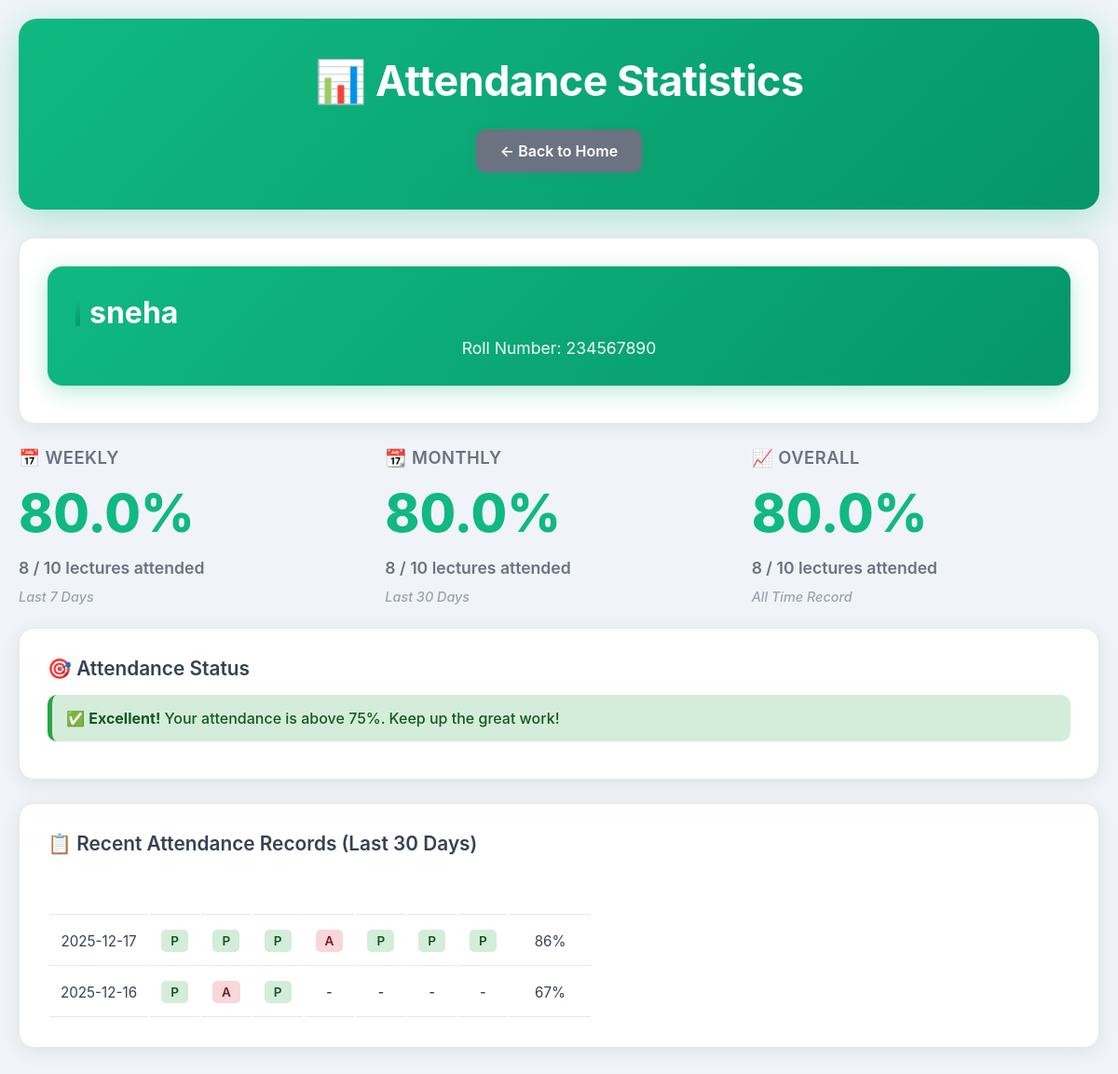
The page /statistics/5 on the database its author committed.
### tables this page shows
CREATE TABLE students
                 (id INTEGER PRIMARY KEY AUTOINCREMENT,
                  name TEXT NOT NULL,
                  roll_number TEXT UNIQUE NOT NULL);

CREATE TABLE attendance
                 (id INTEGER PRIMARY KEY AUTOINCREMENT,
                  student_id INTEGER,
                  date TEXT NOT NULL,
                  lecture_number INTEGER NOT NULL,
                  status TEXT NOT NULL,
                  FOREIGN KEY (student_id) REFERENCES students(id),
                  UNIQUE(student_id, date, lecture_number));

### app.py (the view)
@app.route('/statistics/<int:student_id>')
def statistics(student_id):
    conn = sqlite3.connect('attendance.db')
    c = conn.cursor()
    c.execute('SELECT name, roll_number FROM students WHERE id = ?', (student_id,))
    student = c.fetchone()
    if not student:
        return "Student not found", 404
    week_ago = (datetime.now() - timedelta(days=7)).strftime('%Y-%m-%d')
    c.execute('''SELECT COUNT(*) FROM attendance
                 WHERE student_id = ? AND date >= ? AND status = 'present' ''',
             (student_id, week_ago))
    weekly_present = c.fetchone()[0]
    c.execute('''SELECT COUNT(*) FROM attendance
                 WHERE student_id = ? AND date >= ?''',
             (student_id, week_ago))
    weekly_total = c.fetchone()[0]
    month_ago = (datetime.now() - timedelta(days=30)).strftime('%Y-%m-%d')
    c.execute('''SELECT COUNT(*) FROM attendance
                 WHERE student_id = ? AND date >= ? AND status = 'present' ''',
             (student_id, month_ago))
    monthly_present = c.fetchone()[0]
    c.execute('''SELECT COUNT(*) FROM attendance
                 WHERE student_id = ? AND date >= ?''',
             (student_id, month_ago))
    monthly_total = c.fetchone()[0]
    c.execute('''SELECT COUNT(*) FROM attendance
                 WHERE student_id = ? AND status = 'present' ''',
             (student_id,))
    overall_present = c.fetchone()[0]
    c.execute('SELECT COUNT(*) FROM attendance WHERE student_id = ?', (student_id,))
    overall_total = c.fetchone()[0]
    c.execute('''SELECT date, lecture_number, status FROM attendance
                 WHERE student_id = ? AND date >= ?
                 ORDER BY date DESC, lecture_number''',
             (student_id, month_ago))
    records = c.fetchall()
    conn.close()
    weekly_percentage = (weekly_present / weekly_total * 100) if weekly_total > 0 else 0
    monthly_percentage = (monthly_present / monthly_total * 100) if monthly_total > 0 else 0
    overall_percentage = (overall_present / overall_total * 100) if overall_total > 0 else 0
    return render_template('statistics.html',
                          student=student,
                          weekly_present=weekly_present,
                          weekly_total=weekly_total,
                          weekly_percentage=weekly_percentage,
                          monthly_present=monthly_present,
                          monthly_total=monthly_total,
                          monthly_percentage=monthly_percentage,
                          overall_present=overall_present,
                          overall_total=overall_total,
                          overall_percentage=overall_percentage,
                          records=records)

### templates/statistics.html (shortened to what this page needs)
<!DOCTYPE html>
<html lang="en">
  <head>
    <link
      rel="stylesheet"
      href="{{ url_for('static', filename='style.css') }}"
    />
  </head>
  <body>
    <div class="container">
      <header>
        <h1>📊 Attendance Statistics</h1>
        <a
          href="/"
          class="btn btn-secondary"
          style="display: inline-block; margin-top: 15px"
          >← Back to Home</a
        >
      </header>
      <div class="card">
        <div class="student-header">
          <h2>{{ student[0] }}</h2>
          <p style="font-size: 1.1rem; margin-top: 8px; opacity: 0.95">
            Roll Number: {{ student[1] }}
          </p>
        </div>
      </div>
      <div class="stats-grid">
        <div class="stat-card">
          <h3>📅 Weekly</h3>
          <div
            class="stat-percentage"
            style="color: {% if weekly_percentage >= 75 %}#10b981{% elif weekly_percentage >= 60 %}#f59e0b{% else %}#ef4444{% endif %}"
          >
            {{ "%.1f"|format(weekly_percentage) }}%
          </div>
          <p class="stat-detail">
            {{ weekly_present }} / {{ weekly_total }} lectures attended
          </p>
          <p class="stat-label">Last 7 Days</p>
        </div>
        <div class="stat-card">
          <h3>📆 Monthly</h3>
          <div
            class="stat-percentage"
            style="color: {% if monthly_percentage >= 75 %}#10b981{% elif monthly_percentage >= 60 %}#f59e0b{% else %}#ef4444{% endif %}"
          >
            {{ "%.1f"|format(monthly_percentage) }}%
          </div>
          <p class="stat-detail">
            {{ monthly_present }} / {{ monthly_total }} lectures attended
          </p>
          <p class="stat-label">Last 30 Days</p>
        </div>
        <div class="stat-card">
          <h3>📈 Overall</h3>
          <div
            class="stat-percentage"
            style="color: {% if overall_percentage >= 75 %}#10b981{% elif overall_percentage >= 60 %}#f59e0b{% else %}#ef4444{% endif %}"
          >
            {{ "%.1f"|format(overall_percentage) }}%
          </div>
          <p class="stat-detail">
            {{ overall_present }} / {{ overall_total }} lectures attended
          </p>
          <p class="stat-label">All Time Record</p>
        </div>
      </div>
      <div class="card">
        <h3>🎯 Attendance Status</h3>
        {% if overall_percentage >= 75 %}
        <div class="alert alert-success">
          ✅ <strong>Excellent!</strong> Your attendance is above 75%. Keep up
          the great work!
        </div>
        {% elif overall_percentage >= 60 %}
        <div class="alert alert-warning">
          ⚠️ <strong>Warning!</strong> Your attendance is below 75%. You need to
          improve to avoid issues.
        </div>
        {% else %}
        <div class="alert alert-danger">
          ❌ <strong>Critical!</strong> Your attendance is below 60%. Immediate
          improvement is required!
        </div>
        {% endif %}
      </div>
      <div class="card">
        <h3>📋 Recent Attendance Records (Last 30 Days)</h3>
        {% if records %}
        <div class="records-table">
          <table>
            <thead>
              <tr>
                <th>Date</th>
                <th>L1</th>
                <th>L2</th>
                <th>L3</th>
                <th>L4</th>
                <th>L5</th>
                <th>L6</th>
                <th>L7</th>
                <th>Daily %</th>
              </tr>
            </thead>
            <tbody>
              {% set current_date = None %} {% set daily_records = {} %}  {% for record in records %} {% set date =
              record[0] %}
              daily_records[date].__setitem__(record[1], record[2]) %} {% endfor
              %}  {% for date, lectures in
              daily_records.items() %}
              <tr>
                <td>{{ date }}</td>
                {% for i in range(1, 8) %}
                <td>
                  {% if i in lectures %} {% if lectures[i] == 'present' %}
                  <span class="status-badge present">P</span>
                  {% else %}
                  <span class="status-badge absent">A</span>
                  {% endif %} {% else %}
                  <span class="status-badge">-</span>
                  {% endif %}
                </td>
                {% endfor %}
                <td>
                  {% set present_count = lectures.values()|select("equalto",
                  "present")|list|length %} {% set total_count = lectures|length
                  %} {% if total_count > 0 %} {{ "%.0f"|format((present_count /
                  total_count * 100)) }}% {% else %} - {% endif %}
                </td>
              </tr>
              {% endfor %}
            </tbody>
          </table>
        </div>
        {% else %}
        <p class="no-data">
          📋 No attendance records found for the last 30 days. Start marking
          attendance to see your records here!
        </p>
        {% endif %}
      </div>
    </div>
  </body>
</html>

### static/style.css (style rules this page uses)
* { margin: 0; padding: 0; box-sizing: border-box; }
body { font-family: -apple-system, BlinkMacSystemFont, 'Segoe UI', Roboto, 'Helvetica Neue', Arial, sans-serif; background: #f0f4f8; min-height: 100vh; padding: 20px; }
.container { max-width: 1400px; margin: 0 auto; }
header { text-align: center; background: linear-gradient(135deg, #10b981 0%, #059669 100%); color: white; margin-bottom: 30px; padding: 40px 20px; border-radius: 20px; box-shadow: 0 10px 40px rgba(16, 185, 129, 0.3); }
header h1 { font-size: 2.8rem; margin-bottom: 10px; font-weight: 700; letter-spacing: -0.5px; }
.card { background: white; border-radius: 16px; padding: 30px; margin-bottom: 25px; box-shadow: 0 4px 20px rgba(0,0,0,0.08); border: 1px solid #e5e7eb; transition: all 0.3s; }
.card h2 { color: #1f2937; margin-bottom: 24px; font-size: 1.75rem; font-weight: 700; display: flex; align-items: center; gap: 10px; }
.card h2::before { content: ""; display: inline-block; width: 5px; height: 28px; background: linear-gradient(135deg, #10b981 0%, #059669 100%); border-radius: 3px; }
.card h3 { color: #374151; margin-bottom: 16px; font-size: 1.3rem; font-weight: 600; }
.btn { padding: 13px 26px; border: none; border-radius: 10px; font-size: 1rem; cursor: pointer; transition: all 0.2s; text-decoration: none; display: inline-block; font-weight: 600; text-align: center; white-space: nowrap; }
.btn-secondary { background: #6b7280; color: white; box-shadow: 0 2px 8px rgba(107, 114, 128, 0.25); }
.student-header { text-align: center; padding: 30px; background: linear-gradient(135deg, #10b981 0%, #059669 100%); color: white; border-radius: 16px; margin-bottom: 10px; box-shadow: 0 6px 25px rgba(16, 185, 129, 0.3); }
.student-header h2 { color: white; margin-bottom: 8px; font-weight: 700; font-size: 2rem; }
.stats-grid { display: grid; grid-template-columns: repeat(auto-fit, minmax(250px, 1fr)); gap: 20px; margin-bottom: 25px; }
.stat-card h3 { color: #6b7280; margin-bottom: 18px; font-size: 1.15rem; font-weight: 600; text-transform: uppercase; letter-spacing: 0.5px; }
.stat-percentage { font-size: 3.5rem; font-weight: 800; margin: 20px 0; line-height: 1; }
.stat-detail { color: #6b7280; font-size: 1.1rem; margin: 12px 0; font-weight: 600; }
.stat-label { color: #9ca3af; font-size: 0.95rem; font-weight: 500; margin-top: 8px color: #999; font-size: 0.9rem; font-style: italic; }
.alert { padding: 15px; border-radius: 10px; margin: 10px 0; font-weight: 500; }
.alert-success { background: #d4edda; color: #155724; border-left: 5px solid #28a745; }
th, td { padding: 14px 12px; text-align: center; border-bottom: 1px solid #e5e7eb; }
th { font-weight: 700; color: white; font-size: 0.9rem; text-transform: uppercase; letter-spacing: 0.5px; }
td { font-size: 0.95rem; color: #374151; }
.status-badge.absent { background: #fee2e2; color: #991b1b; border: 1px solid #ef444 font-size: 0.9rem; }
.status-badge { display: inline-block; padding: 4px 10px; border-radius: 5px; font-weight: 600; font-size: 0.85rem; }
.status-badge.present { background: #d4edda; color: #155724; }
.status-badge.absent { background: #f8d7da; color: #721c24; }

### rows shown on the page
students: name "sneha", roll_number "234567890"
attendance: date "2025-12-17", status "P", value "86"
attendance: date "2025-12-16", status "P", value "67"

### other values the page prints
{{ "%.1f"|format(weekly_percentage) }} "80.0"
{{ weekly_present }} "8"
{{ weekly_total }} "10"
{{ "%.1f"|format(monthly_percentage) }} "80.0"
{{ monthly_present }} "8"
{{ monthly_total }} "10"
{{ "%.1f"|format(overall_percentage) }} "80.0"
{{ overall_present }} "8"
{{ overall_total }} "10"
